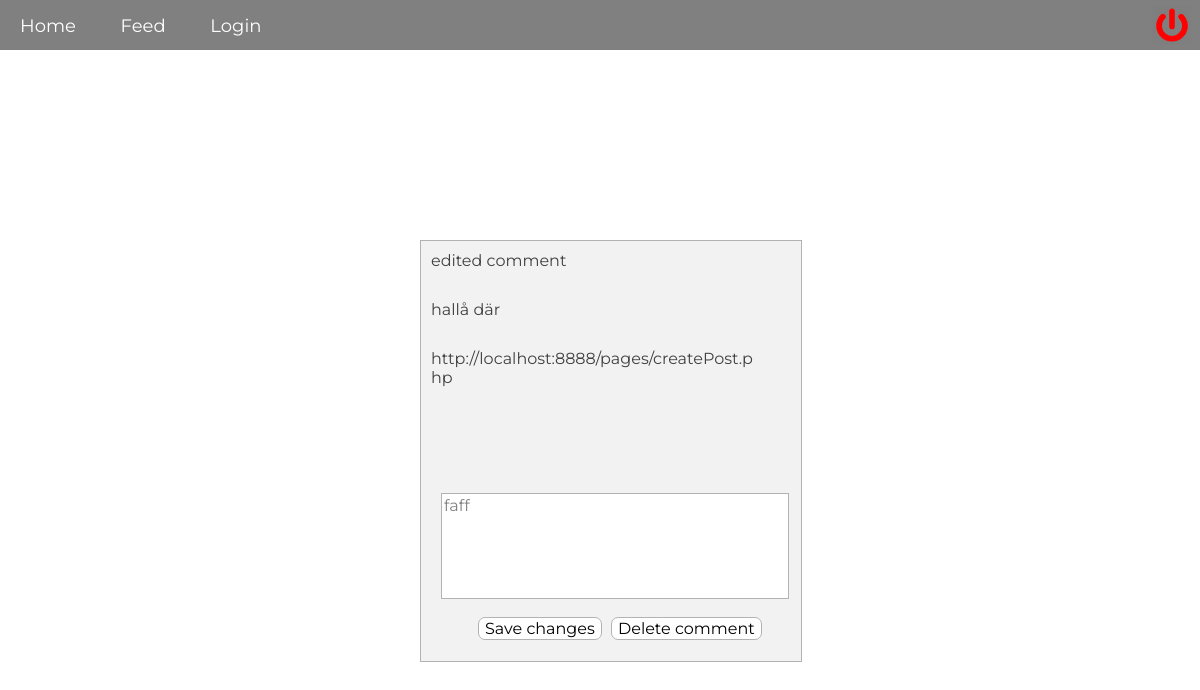
The page /pages/editComment.php?id=9 on the database its author committed.
### tables this page shows
CREATE TABLE "posts" (
        `id`       INTEGER NOT NULL,
        `post_id`       INTEGER NOT NULL PRIMARY KEY AUTOINCREMENT UNIQUE,
        `title` VARCHAR NOT NULL,
        `description`   VARCHAR NOT NULL,
        `url`   VARCHAR NOT NULL,
        `posted`      VARCHAR,
        `edited`     VARCHAR
);

CREATE TABLE "comments" (
         `id`       INTEGER NOT NULL,
         `comment_id`       INTEGER NOT NULL PRIMARY KEY AUTOINCREMENT UNIQUE,
         `post_id`         INTEGER NOT NULL,
         `comment`       VARCHAR NOT NULL,
         `posted`       VARCHAR
);

### pages/editComment.php (the view, shortened to what this page needs)
<?php
require __DIR__.'../../views/header.php';
$comment_id = $_GET['id'];
$query = "SELECT * FROM comments WHERE comment_id = :comment_id";
$statement = $pdo->prepare($query);
$statement->bindParam(':comment_id', $comment_id, PDO::PARAM_INT);
$statement->execute();
$comment_id = $statement->fetch(PDO::FETCH_ASSOC);
$post_id = $comment_id['post_id'];
$query = "SELECT * FROM posts WHERE post_id = :post_id";
$statement = $pdo->prepare($query);
$statement->bindParam(':post_id', $post_id, PDO::PARAM_INT);
$statement->execute();
$post_id = $statement->fetch(PDO::FETCH_ASSOC);
$id = $_GET['id'];
$query = "SELECT * FROM comments WHERE comment_id = :id";
$statement = $pdo->prepare($query);
$statement->bindParam(':id', $id, PDO::PARAM_INT);
$statement->execute();
$comment = $statement->fetch(PDO::FETCH_ASSOC);
?>
<div class="edit-comment-wrapper">
   <div class="commented-post">
      <div class="edit-comment"><?php echo $post_id['title']; ?></div>
      <div class="edit-comment"><?php echo $post_id['description']; ?></div>
      <div class="edit-comment"><?php echo $post_id['url']; ?></div>
   </div>
   <form action="../logic/editComment.php?id=<?php echo $comment['comment_id']?>" method="post">
         <textarea type="edit-comment" name="edit-comment" placeholder="Url"><?php echo $comment['comment']; ?></textarea>
         <button type="submit" class="edit-comment-btn">Save changes</button>
   </form>
   <form action="../logic/deleteComment.php?id=<?php echo $comment['comment_id']?>" method="post">
         <button type="submit" class="delete-comment-btn">Delete comment</button>
   </form>
</div>

### css/main.css (style rules this page uses)
* { margin: 0px; font-family: Montserrat; }
body { color: #404040; background-size: cover; background-attachment: fixed; }
textarea { border: 1px solid #b3b3b3; color: grey; }
.edit-comment-wrapper { position: absolute; height: 50%; width: 30%; left: 35%; top: 30%; border: 1px solid #b3b3b3; background-color: #f2f2f2; padding: 10px; }
.commented-post { position: relative; }
.edit-comment { margin-bottom: 30px; word-wrap: break-word; overflow-wrap: break-word; width: 90%; }
textarea[type=edit-comment] { position: absolute; top: 60%; left: 0%; background-color: white; font-size: 16px; width: 90%; height: 100px; margin-left: 20px; resize: none; }
.edit-comment-btn { position: absolute; bottom: 5%; left: 15%; border: 1px solid #b3b3b3; border-radius: 7px; background-color: white; font-size: 16px; }
.delete-comment-btn { position: absolute; bottom: 5%; left: 50%; background-color: white; border: 1px solid #b3b3b3; border-radius: 7px; font-size: 16px; }

### rows shown on the page
posts: title "edited comment", description "hallå där", url "http://localhost:8888/pages/createPost.php"
comments: edit-comment "faff"
